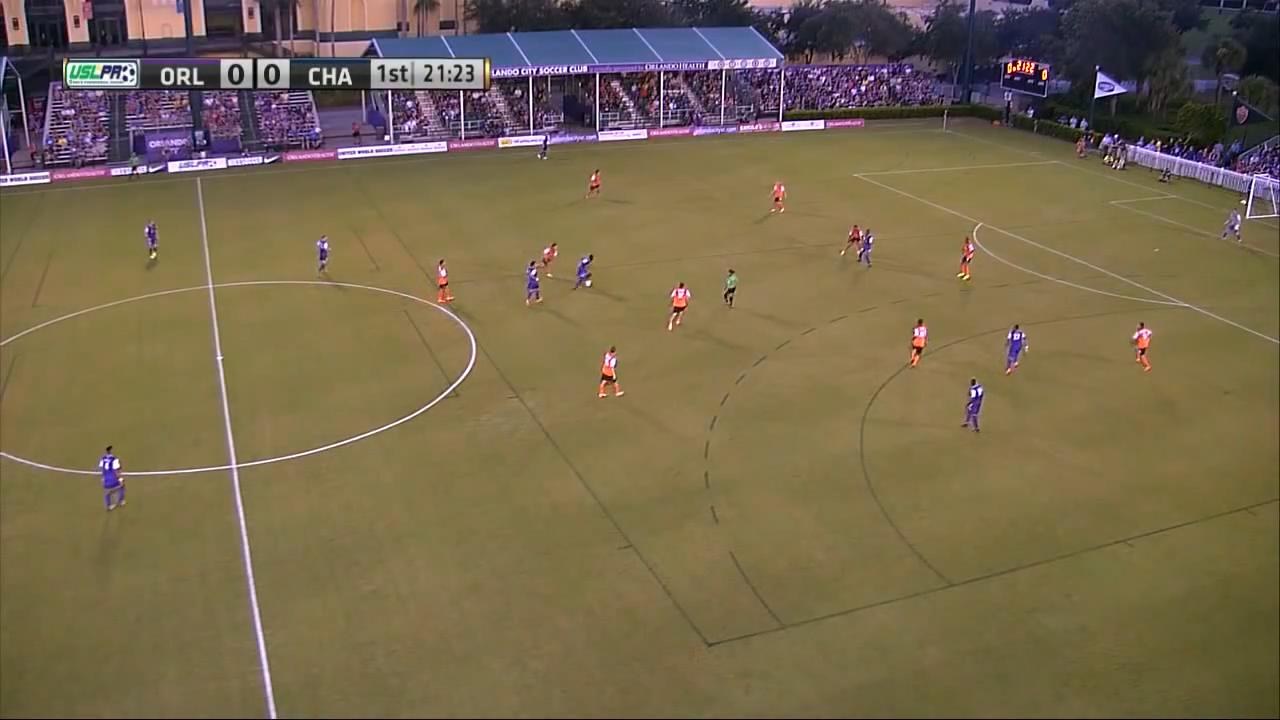
#> input picture Dataset/player_detection/SoccerPlayerDetection_bmvc17_v1/DataSet_001/0203.jpg, 1280 x 720 px
$ python -i circle_hough.py   (imports and definitions only)   (older library calls are emulated)
#> lines starting #> are read from the running program, lines starting #| are printed output that depends on the picture; after the words box and inside, x2 and y2 are one past the last pixel; in counts of white or black regions, pixels touching at a corner belong together
#> further down, picture is the input picture: shape (720, 1280, 3); mean B, G, R 76.7, 103.7, 118.4
"""
circle_hough.py — Modified Circle Hough Transform for ball detection.

Detects the football by finding circular shapes in edge-detected images.
Uses gradient versor (normalised gradient direction) instead of gradient
magnitude, so the detector finds the most COMPLETE circle rather than
the most CONTRASTED one.
"""

import numpy as np
import cv2
from typing import Optional, Tuple
from dataclasses import dataclass


@dataclass
class BallDetection:
    """A single ball detection result."""
    x: int              # Centre x coordinate (pixels)
    y: int              # Centre y coordinate (pixels)
    radius: int         # Detected radius (pixels)
    confidence: float   # Detection confidence (0-1)
    detected: bool      # Whether a ball was found

    @property
    def centre(self) -> Tuple[int, int]:
        return (self.x, self.y)

    # [10 lines left out: functions foot_position, bbox, not called in this run]


class CircleHoughDetector:
    """
    Modified Circle Hough Transform ball detector.

    Usage:
        detector = CircleHoughDetector(r_min=5, r_max=25)
        result = detector.detect(frame)
        if result.detected:
            print(f"Ball at ({result.x}, {result.y})")

        # With masks to reduce false positives
        result = detector.detect(frame, mask=grass_mask)
    """

    def __init__(
        self,
        r_min: int = 5,
        r_max: int = 30,
        gaussian_sigma: float = 1.5,
        canny_low: int = 50,
        canny_high: int = 150,
        confidence_threshold: float = 0.3,
        max_edge_points: int = 3000,
        use_colour_filter: bool = True,
    ):
        """
        Args:
            r_min: minimum expected ball radius (pixels)
            r_max: maximum expected ball radius (pixels)
            gaussian_sigma: Gaussian blur sigma before edge detection
            canny_low: Canny low threshold
            canny_high: Canny high threshold
            confidence_threshold: minimum confidence to accept detection
            max_edge_points: subsample edge pixels if more than this (speed)
            use_colour_filter: filter for white/light ball regions
        """
        self.r_min = r_min
        self.r_max = r_max
        self.gaussian_sigma = gaussian_sigma
        self.canny_low = canny_low
        self.canny_high = canny_high
        self.confidence_threshold = confidence_threshold
        self.max_edge_points = max_edge_points
        self.use_colour_filter = use_colour_filter

        # Previous detection for temporal consistency
        self._prev_detection = None

    def detect(
        self,
        frame: np.ndarray,
        mask: Optional[np.ndarray] = None,
    ) -> BallDetection:
        """
        Detect the football in a single frame.

        Args:
            frame: BGR image (H, W, 3), uint8
            mask: optional binary mask (255=search here, 0=ignore).
                  Combine grass_mask and background_subtraction mask
                  before passing.

        Returns:
            BallDetection: detection result
        """
        h, w = frame.shape[:2]
        gray = cv2.cvtColor(frame, cv2.COLOR_BGR2GRAY)

        # Build search mask
        search_mask = np.ones((h, w), dtype=np.uint8) * 255

        if self.use_colour_filter:
            search_mask = cv2.bitwise_and(
                search_mask, self._white_colour_filter(frame)
            )
#> in _white_colour_filter, `white_mask = cv2.inRange(hsv, lower, upper)`:
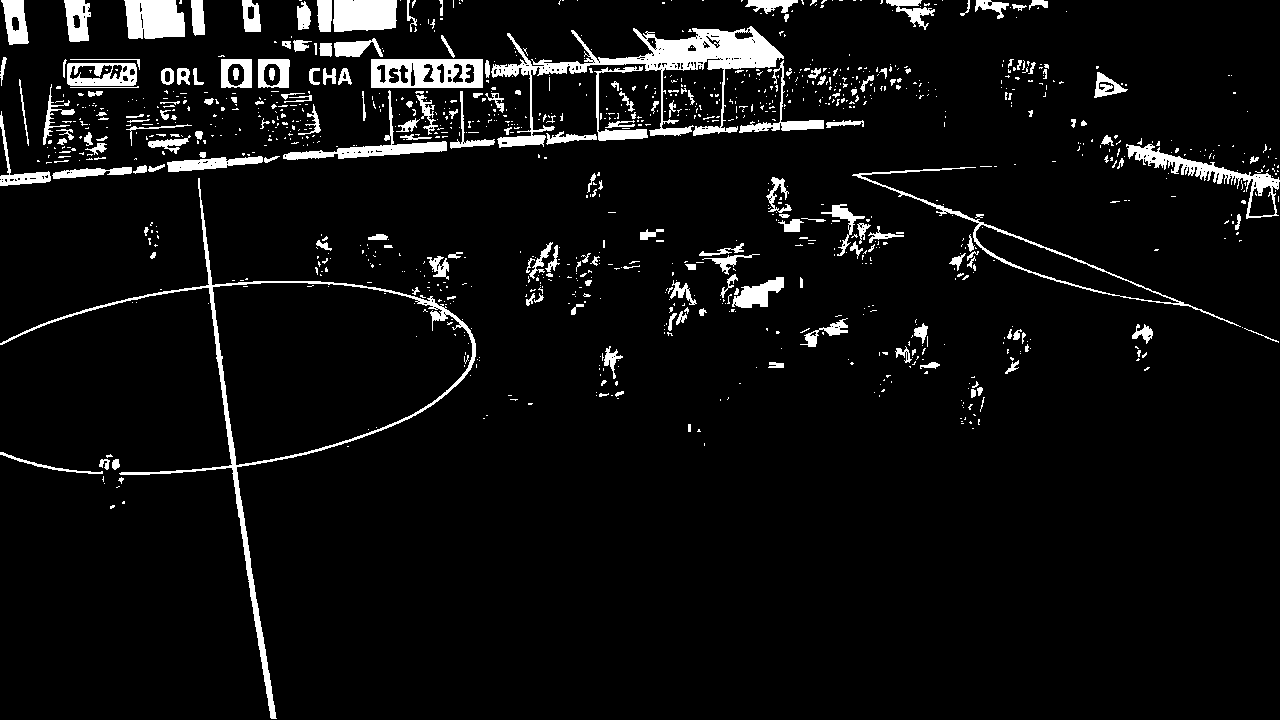
#> white_mask: shape (720, 1280); 5.9% white; 1115 white regions (912 under 20 px), largest, box (x1, y1, x2, y2) and area: (491, 26, 784, 148) 7268, (0, 178, 476, 719) 5202, (371, 59, 483, 88) 2466

        if mask is not None:
            search_mask = cv2.bitwise_and(search_mask, mask)

        # Edge detection
        ksize = int(self.gaussian_sigma * 6) | 1
        blurred = cv2.GaussianBlur(gray, (ksize, ksize), self.gaussian_sigma)
        edges = cv2.Canny(blurred, self.canny_low, self.canny_high)
#> edges: shape (720, 1280); 2.7% white in thin lines or dots
        edges = cv2.bitwise_and(edges, search_mask)
#> edges: shape (720, 1280); 2.5% white in thin lines or dots

        # Compute gradient versor (normalised direction)
        grad_x = cv2.Sobel(blurred, cv2.CV_64F, 1, 0, ksize=3)
        grad_y = cv2.Sobel(blurred, cv2.CV_64F, 0, 1, ksize=3)

        # Run modified CHT
        result = self._accumulate_votes(edges, grad_x, grad_y)

        # Temporal consistency check
        result = self._temporal_filter(result, w, h)

        self._prev_detection = result
        return result

    def _accumulate_votes(
        self,
        edges: np.ndarray,
        grad_x: np.ndarray,
        grad_y: np.ndarray,
    ) -> BallDetection:
        """
        Core modified CHT accumulation.

        Each edge pixel votes for possible circle centres along its
        gradient direction. Votes are normalised by:
            1. Gradient magnitude (versor) — direction only
            2. Distance from centre (1/r) — equal contribution from all radii

        This implements D'Orazio equations (1)-(4).
        """
        h, w = edges.shape

        # Gradient versor: normalised direction, independent of magnitude
        grad_mag = np.sqrt(grad_x ** 2 + grad_y ** 2) + 1e-8
        e_x = grad_x / grad_mag
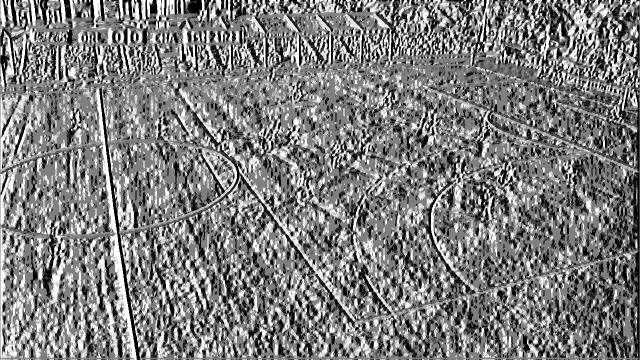
#> e_x: shape (720, 1280) float64 (shown at 1/2 size); min -1, max 1, mean -0.0116; drawn with min black and max white
        e_y = grad_y / grad_mag
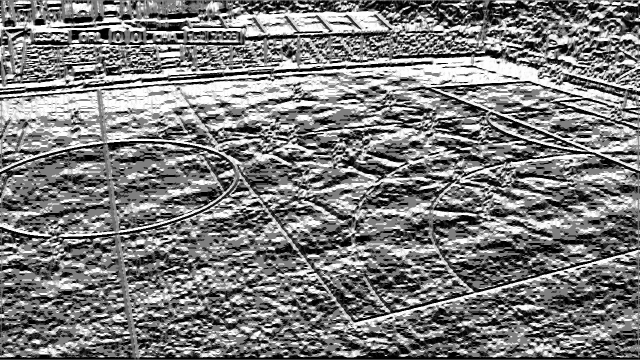
#> e_y: shape (720, 1280) float64 (shown at 1/2 size); min -1, max 1, mean -0.0222; drawn with min black and max white

        # Get edge pixel locations
        edge_ys, edge_xs = np.where(edges > 0)
        if len(edge_ys) < 10:
            return BallDetection(0, 0, 0, 0.0, False)

        # Subsample if too many edge pixels
        if len(edge_ys) > self.max_edge_points:
            indices = np.random.choice(
                len(edge_ys), self.max_edge_points, replace=False
            )
#> indices = 3000 values, max 23225 at index 1445, min 7 at index 2783, mean 11523.6
            edge_ys = edge_ys[indices]
#> edge_ys = 3000 values, max 717 at index 1445, min 0 at index 20, mean 155
            edge_xs = edge_xs[indices]
#> edge_xs = 3000 values, max 1279 at index 2628, min 0 at index 342, mean 521.4

        # Accumulator space
        accumulator = np.zeros((h, w), dtype=np.float64)

        # Vote for each edge pixel
        for idx in range(len(edge_ys)):
            ey, ex = edge_ys[idx], edge_xs[idx]
            gx = e_x[ey, ex]
            gy = e_y[ey, ex]

            # Vote along gradient direction for each candidate radius
            for r in range(self.r_min, self.r_max + 1):
                # Two possible centres: along and against gradient
                for sign in [1, -1]:
                    cx = int(round(ex + sign * gx * r))
                    cy = int(round(ey + sign * gy * r))

                    if 0 <= cx < w and 0 <= cy < h:
                        # Normalised vote: 1/r so all radii contribute equally
                        accumulator[cy, cx] += 1.0 / r
#> this loop made 3000 passes
#> (ey, ex, gx, gy) on passes 1 to 3: (111, 1010, 1, 0), (73, 1228, 0, 1), (38, 139, -0.0775, -0.997)

        # Normalise by the annulus area
        normaliser = 2.0 * np.pi * (self.r_max - self.r_min + 1)
        if normaliser > 0:
            accumulator /= normaliser
#> accumulator: shape (720, 1280) float64; min 0, max 0.00535, mean 7.49e-05

        # Find peak and estimate radius
        return self._find_peak(accumulator, edges)

    def _find_peak(
        self,
        accumulator: np.ndarray,
        edges: np.ndarray,
    ) -> BallDetection:
        """
        Find the peak in the accumulator and estimate the ball radius
        by counting edge pixels on candidate circles.
        """
        h, w = accumulator.shape

        # Smooth accumulator to avoid noisy peaks
        acc_smooth = cv2.GaussianBlur(accumulator, (5, 5), 1.0)
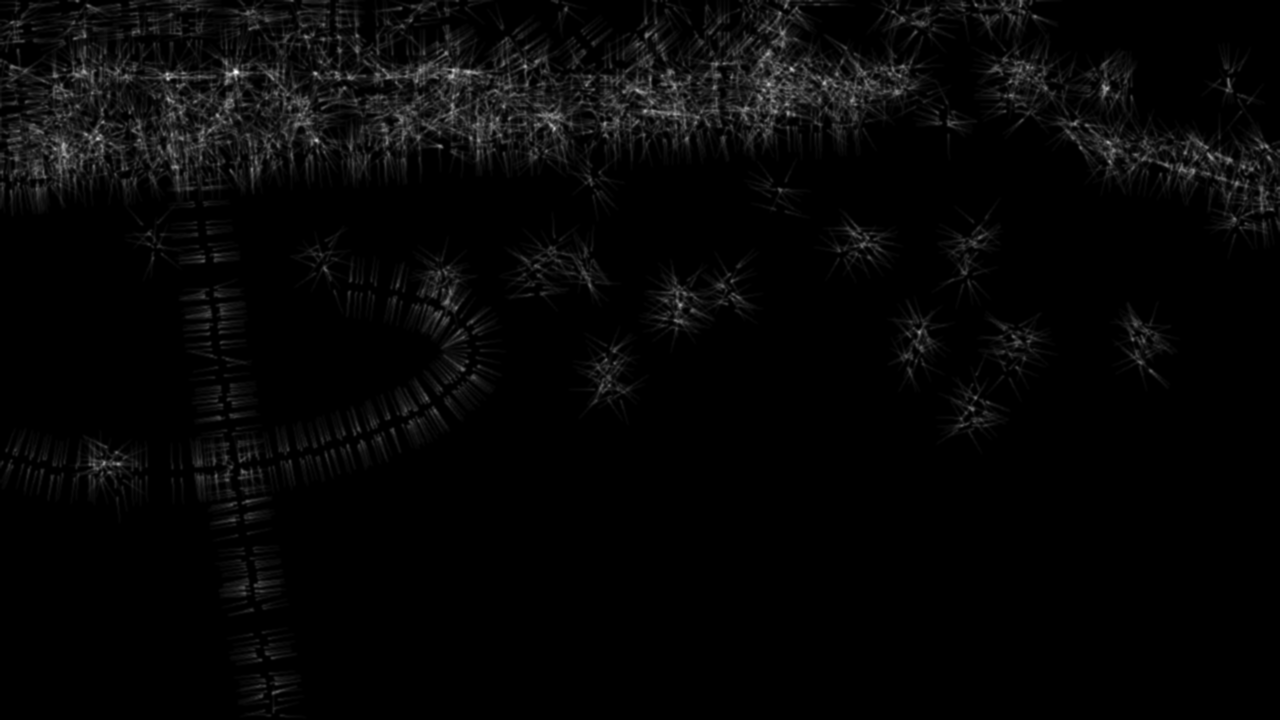
#> acc_smooth: shape (720, 1280) float64; min 0, max 0.00301, mean 7.48e-05; drawn with min black and max white
        max_val = np.max(acc_smooth)
#> max_val = 0.00301

        if max_val < self.confidence_threshold:
            return BallDetection(0, 0, 0, 0.0, False)

        # Peak location
        max_loc = np.unravel_index(np.argmax(acc_smooth), acc_smooth.shape)
        cy, cx = max_loc

        # Estimate radius: find which radius has the most edge pixels
        best_radius = self.r_min
        best_score = 0

        for r in range(self.r_min, self.r_max + 1):
            count = 0
            num_samples = max(20, int(2 * np.pi * r))

            for k in range(num_samples):
                angle = 2 * np.pi * k / num_samples
                px = int(round(cx + r * np.cos(angle)))
                py = int(round(cy + r * np.sin(angle)))

                if 0 <= px < w and 0 <= py < h and edges[py, px] > 0:
                    count += 1

            score = count / num_samples
            if score > best_score:
                best_score = score
                best_radius = r

        confidence = min(best_score * 2.0, 1.0)

        if confidence < self.confidence_threshold:
            return BallDetection(0, 0, 0, 0.0, False)

        return BallDetection(
            x=int(cx), y=int(cy),
            radius=best_radius,
            confidence=float(confidence),
            detected=True
        )

    def _white_colour_filter(self, frame: np.ndarray) -> np.ndarray:
        """
        Mask white/light regions where the ball is likely to be.
        The standard football is predominantly white.
        """
        hsv = cv2.cvtColor(frame, cv2.COLOR_BGR2HSV)

        lower = np.array([0, 0, 150])
        upper = np.array([180, 120, 255])
        white_mask = cv2.inRange(hsv, lower, upper)

        # Dilate to include nearby pixels
        kernel = cv2.getStructuringElement(cv2.MORPH_ELLIPSE, (7, 7))
        white_mask = cv2.dilate(white_mask, kernel, iterations=2)

        return white_mask

    def _temporal_filter(
        self,
        result: BallDetection,
        img_width: int,
        img_height: int,
    ) -> BallDetection:
        """
        Reject detections that are too far from the previous frame's
        ball position. The ball can't teleport across the pitch.
        """
        if not result.detected:
            return result

        if self._prev_detection is not None and self._prev_detection.detected:
            dist = np.sqrt(
                (result.x - self._prev_detection.x) ** 2 +
                (result.y - self._prev_detection.y) ** 2
            )
            max_displacement = max(img_width, img_height) * 0.3
            if dist > max_displacement:
                return BallDetection(0, 0, 0, 0.0, False)

        return result

    # [22 lines left out: function detect_opencv_fallback, not called in this run]

    def reset_tracking(self):
        """Reset temporal state for new video."""
        self._prev_detection = None


# [15 lines left out: function draw_ball_detection, not called in this run]


# [26 lines not run here, left out]

>>> import cv2
>>> picture = cv2.imread('../../Dataset/player_detection/SoccerPlayerDetection_bmvc17_v1/DataSet_001/0203.jpg')
>>> result = CircleHoughDetector().detect(picture)

$ run again, on Dataset/player_detection/SoccerPlayerDetection_bmvc17_v1/DataSet_001/0458.jpg
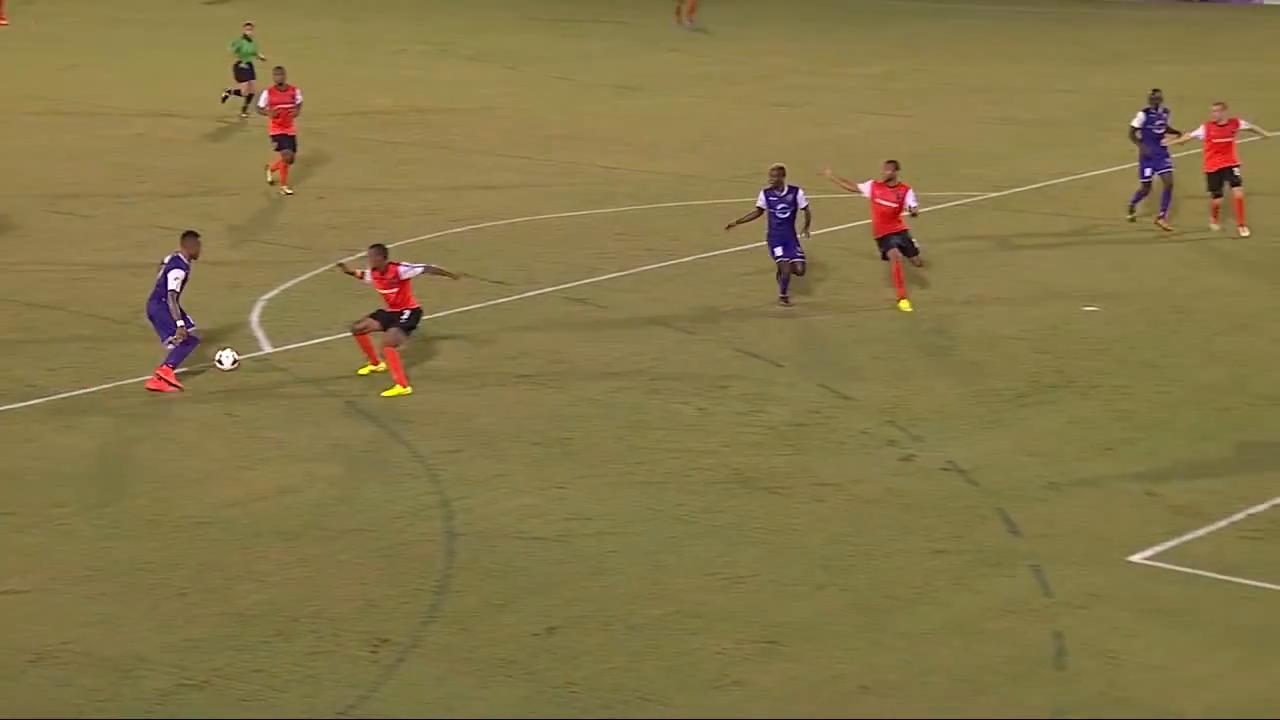
#> input picture Dataset/player_detection/SoccerPlayerDetection_bmvc17_v1/DataSet_001/0458.jpg, 1280 x 720 px
#> picture is the input picture: shape (720, 1280, 3); mean B, G, R 71.8, 119.1, 133.5
#> hsv: shape (720, 1280, 3); mean H, S, V 25.4, 119.3, 133.7
#> in _accumulate_votes, `e_y = grad_y / grad_mag`:
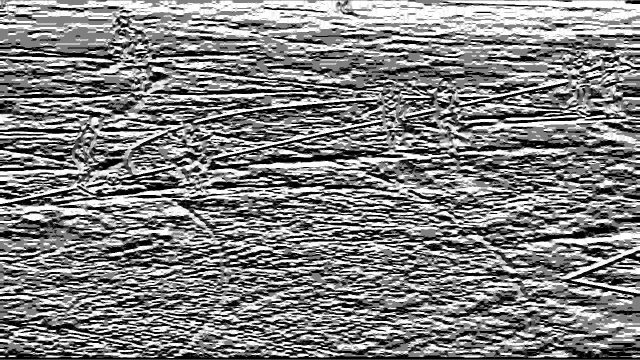
#> e_y: shape (720, 1280) float64 (shown at 1/2 size); min -1, max 1, mean 0.01; drawn with min black and max white
#> in _accumulate_votes, `edge_ys, edge_xs = np.where(edges > 0)`: edge_ys = 7408 values from 0 to 589; edge_xs = 7408 values, max 1279 at index 19, min 0 at index 23, mean 640.7
#> indices = 3000 values, max 7407 at index 2170, min 1 at index 1507, mean 3688.6
#> in _accumulate_votes, `edge_ys = edge_ys[indices]`: edge_ys = 3000 values, max 589 at index 1476, min 1 at index 1507, mean 262.6
#> in _accumulate_votes, `edge_xs = edge_xs[indices]`: edge_xs = 3000 values, max 1279 at index 262, min 1 at index 237, mean 637.6
#> the loop in _accumulate_votes, `for idx in range(len(edge_ys)):` made 3000 passes
#> (ey, ex, gx, gy) on passes 1 to 3: (303, 495, -0.179, -0.984), (192, 279, 0.822, -0.569), (572, 1211, -0.172, 0.985)
#> in _accumulate_votes, `accumulator /= normaliser`:
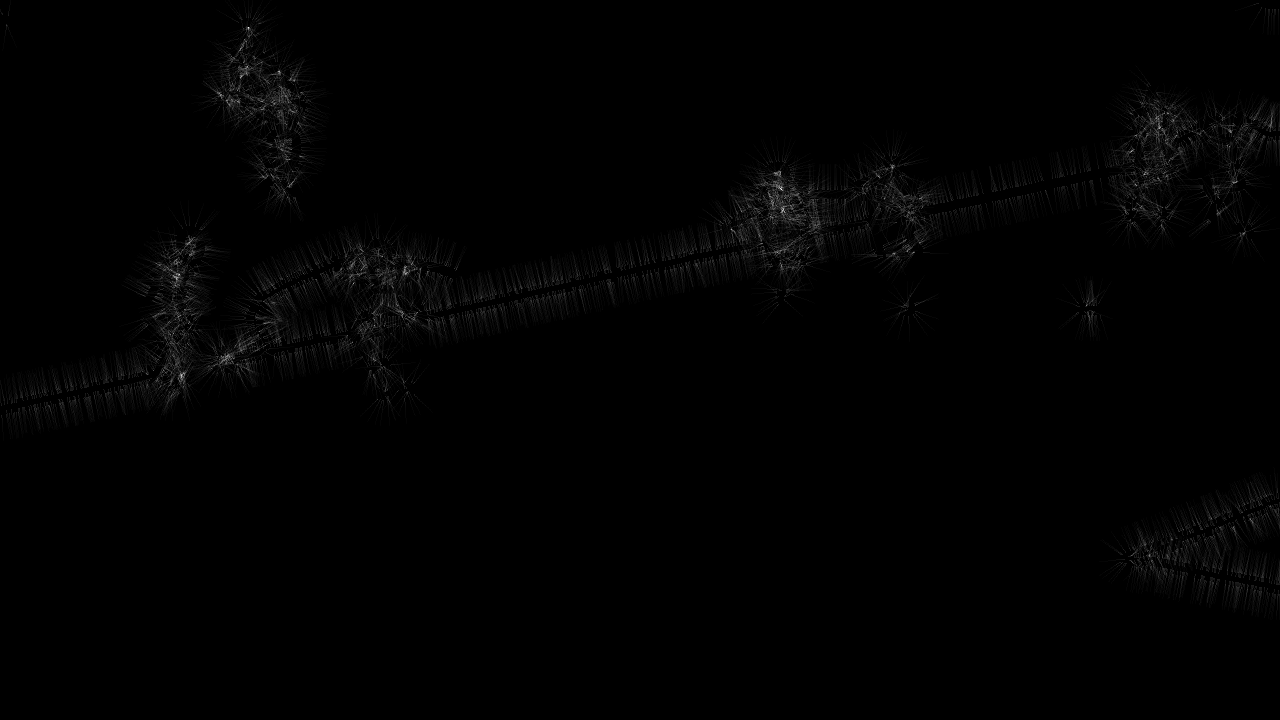
#> accumulator: shape (720, 1280) float64; min 0, max 0.0105, mean 7.6e-05; drawn with min black and max white
#> max_val = 0.0052
